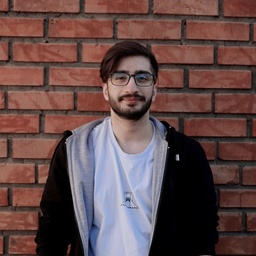
#> input picture HW2/images/afshin.jpg, 256 x 256 px, shrunk from 800 x 800 before the run, found by its file name
$ jupyter execute Q1.ipynb   (older library calls are emulated)
#> lines starting #> are read from the running program, lines starting #| are printed output that depends on the picture
# Q1 Sobel

## a)

[cell 1]
# generate random matrix with size n*n
import cv2
import numpy as np
import matplotlib.pyplot as plt
from PIL import Image
from scipy.signal import convolve2d
def generateRandomMatrix(n):
    return np.random.randint(0,256,size=(n,n))

[cell 2]
# write convolution function
def convolve(matrix, kernel):
    m, n = kernel.shape
    padwidth= kernel.shape[0]//2
    padded_matrix = np.pad(matrix, padwidth, mode='constant')
    x, y = padded_matrix.shape
    output = np.zeros(matrix.shape)
    for i in range(padwidth,x-padwidth):
        for j in range(padwidth,y-padwidth):
            output[i-padwidth, j-padwidth] = np.sum(padded_matrix[i-padwidth:i+padwidth+1, j-padwidth:j+padwidth+1] * kernel)
    return output

[cell 3]
# generate horizontal and vertical kernels
def generateSobelKernels():
    sobel_x = np.array([[-1, 0, 1],
                        [-2, 0, 2],
                        [-1, 0, 1]])
    sobel_y = np.array([[-1, -2, -1],
                        [0, 0, 0],
                        [1, 2, 1]])
    return sobel_x, sobel_y

[cell 4]
# convolve the initial matrix with kernels
image = generateRandomMatrix(10)
sobel_x, sobel_y = generateSobelKernels()
grad_x = convolve(image, sobel_x)
grad_y = convolve(image, sobel_y)

[cell 5]
# generate magnitude and direction matrixes
grad_mag = np.sqrt(grad_x**2 + grad_y**2)
grad_dir = np.arctan2(grad_y, grad_x)
print("Original matrix:")
print(image)
print("Horizontal gradient:")
print(grad_x)
print("Vertical gradient:")
print(grad_y)
print("Gradient magnitude:")
print(grad_mag)
print("Gradient direction:")
print(grad_dir)

## b)

[cell 6]
# load image and convert it to gray scale
# img = Image.open('afshin.jpg').convert('L')
# img_arr = np.array(img)
image= cv2.imread('afshin.jpg',0)
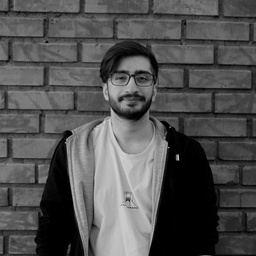
#> image: shape (256, 256); min 0, max 212, mean 81.2

[cell 7]
# define gaussian kernel
def Gaussian_Blurring(n):
    '''
    Do not use libraries
    input(s):
      img (ndarray): input image
      filter_size (tuple): filter size
      std (float): std of gaussian kernel
    output(s):
      result (ndarray): computed gaussian blurring
    '''
#> called with n = 25
    kernel = np.zeros((n,n))
    ksize = n
    sigma = 1.0
    for i in range(ksize):
        for j in range(ksize):
            kernel[i][j] = np.exp(-((i-2)**2 + (j-2)**2)/(2*sigma**2)) / (2*np.pi*sigma**2)
    kernel = kernel / np.sum(kernel)

    return kernel
# kernel = np.array([[1, 2, 1],
#                    [2, 4, 2],
#                    [1, 2, 1]], dtype=np.float64) / 16
kernel = Gaussian_Blurring(25)

[cell 8]
# generate Sobel outputs for 2 cases with gaussion filter and without gaussion filter and compare them
# apply 3x3 Gaussian filter

blur = np.zeros_like(image, dtype=np.float32)
blur=convolve(image,kernel)
#> in convolve (call 3), `padded_matrix = np.pad(matrix, padwidth, mode='constant')`:
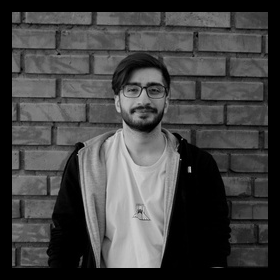
#> padded_matrix: shape (280, 280); min 0, max 212, mean 67.9

sobelx = np.array([[-1, 0, 1],
                   [-2, 0, 2],
                   [-1, 0, 1]])
sobely = np.array([[-1, -2, -1],
                   [0, 0, 0],
                   [1, 2, 1]])
# apply Sobel operator
sobelx_out = np.zeros(image.shape)
sobely_out = np.zeros(image.shape)

sobelx_outB = convolve(image,sobel_x)
sobely_outB = convolve(image,sobel_y)

magB = np.sqrt(sobelx_outB**2 + sobely_outB**2)
angleB = np.arctan2(sobely_outB, sobelx_outB)
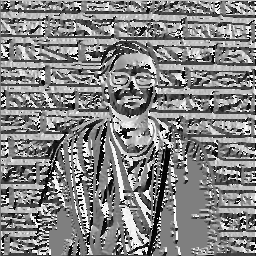
#> angleB: shape (256, 256) float64; min -3.14, max 3.14, mean 0.113; drawn with min black and max white

sobelx_out = convolve(blur,sobel_x)
#> in convolve (call 6), `padded_matrix = np.pad(matrix, padwidth, mode='constant')`:
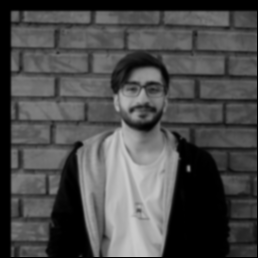
#> padded_matrix: shape (258, 258) float64; min 0, max 202.7, mean 75.6
#> after the loop in convolve (call 6), `for i in range(padwidth,x-padwidth):`:
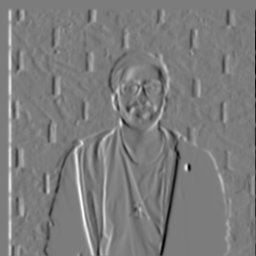
#> output: shape (256, 256) float64; min -402.2, max 421.8, mean 0.9; drawn with min black and max white
sobely_out = convolve(blur,sobel_y)
#> after the loop in convolve (call 7), `for i in range(padwidth,x-padwidth):`:
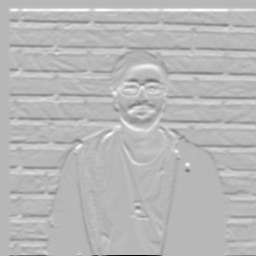
#> output: shape (256, 256) float64; min -782.3, max 302.3, mean 0.9; drawn with min black and max white

mag = np.sqrt(sobelx_out**2 + sobely_out**2)
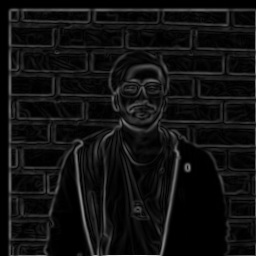
#> mag: shape (256, 256) float64; min 0, max 782.4, mean 52.9; drawn with min black and max white
angle = np.arctan2(sobely_out, sobelx_out)
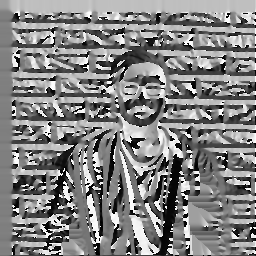
#> angle: shape (256, 256) float64; min -3.14, max 3.14, mean 0.097; drawn with min black and max white


# [13 lines of commented-out code are left out]
plt.subplot(121)
plt.imshow(mag,cmap='gray')
# Image.fromarray(mag.astype(np.uint8)).show()
plt.title('after guasian')
plt.subplot(122)
plt.imshow(magB,cmap='gray')
plt.title('before guasian')
plt.show
# Image.fromarray(angle.astype(np.uint8)).show()

## c)

[cell 9]
# do the operations in part b with OpenCV Sobel method and describe its parameters

[cell 10]
# read the image
from google.colab.patches import cv2_imshow
img2 = cv2.imread('afshin.jpg', cv2.IMREAD_GRAYSCALE)

# apply 3x3 Gaussian filter
blur2 = cv2.GaussianBlur(img2, (3, 3), 0)

# apply Sobel operator
sobelx2 = cv2.Sobel(blur2, cv2.CV_64F, 1, 0, ksize=3)
sobely2 = cv2.Sobel(blur2, cv2.CV_64F, 0, 1, ksize=3)

# calculate magnitude and direction matrices
mag2, angle2 = cv2.cartToPolar(sobelx2, sobely2, angleInDegrees=True)
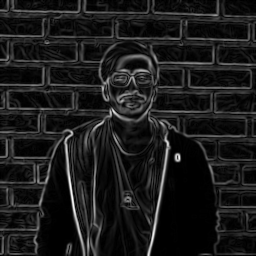
#> mag2: shape (256, 256) float64; min 0, max 513.1, mean 55.2; drawn with min black and max white
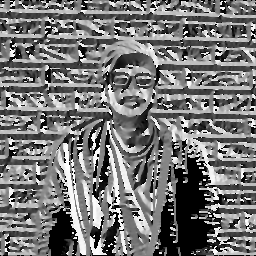
#> angle2: shape (256, 256) float64; min 0, max 359.8, mean 166.2; drawn with min black and max white


cv2_imshow(img2)
cv2_imshow(blur2)
cv2_imshow(sobelx2)
cv2_imshow(sobely2)
cv2_imshow(mag2)
cv2_imshow(angle2)

# wait for key press and then close all windows
cv2.waitKey(0)
cv2.destroyAllWindows()
